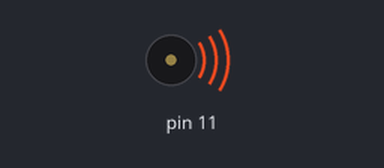
Simulated run of this sketch. Board: Arduino Uno, built with avr-gcc and run on an emulated ATmega328P. Shown: buzzer (waves = sounding).

Above: at 2.0 s.
Timing chart, 0 to 5.2 s (numbered marks = the images above):
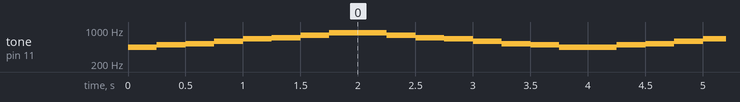

Measured:
- by itself, tone on pin 11: repeats every 4.0 s: 493 Hz 0.25 s, 523 Hz 0.25 s, 587 Hz 0.25 s, 659 Hz 0.25 s, 698 Hz 0.25 s, 784 Hz 0.25 s, 880 Hz 0.50 s, 784 Hz 0.25 s, 698 Hz 0.25 s, 659 Hz 0.25 s, 587 Hz 0.25 s, 523 Hz 0.25 s, 493 Hz 0.25 s, 440 Hz 0.50 s

The sketch:

Class_03_Sound_using_Tones.ino
```cpp
float major[] = {440, 493.9, 523.3,587.3,659.3,698.5,784.0,880} ;

void setup(){
  pinMode(11,OUTPUT);
}

void loop(){
  for (int i=0;i<8;i++) {
    tone(11,major[i]);
    delay(250);
  }
  for(int i=7;i>=0;i--){
    tone(11,major[i]);
    delay(250);
  }
}
```
